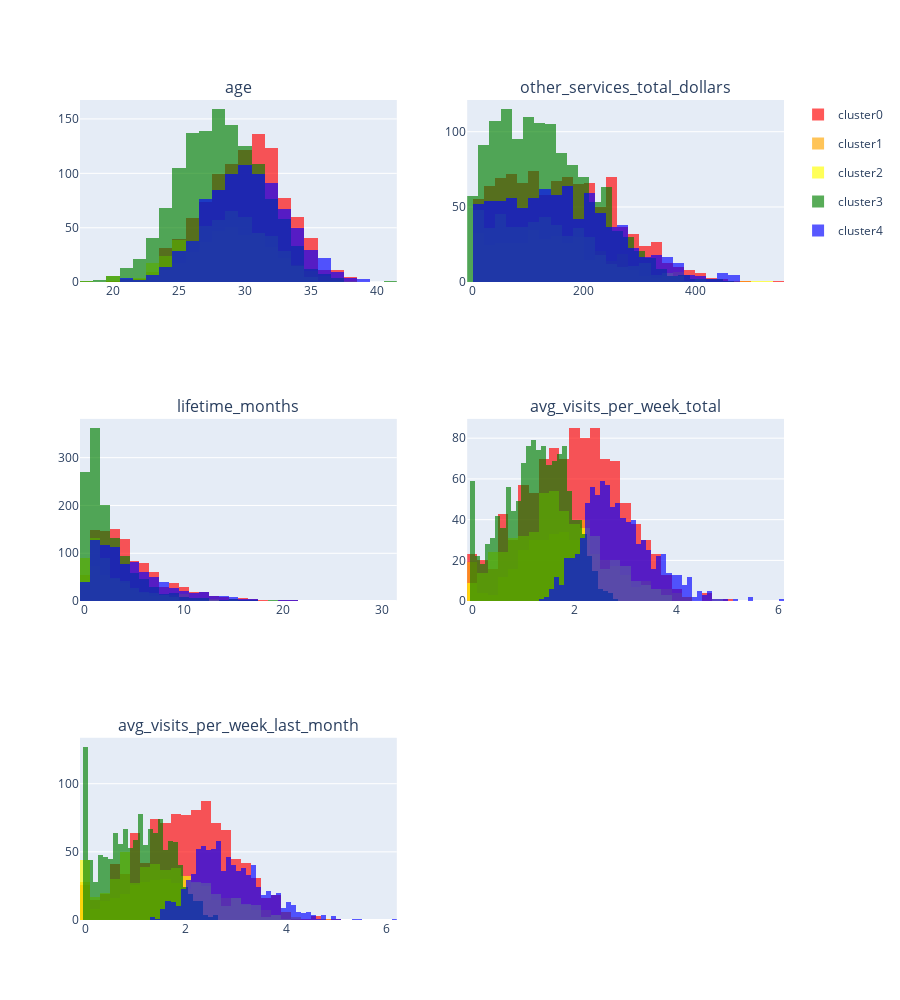
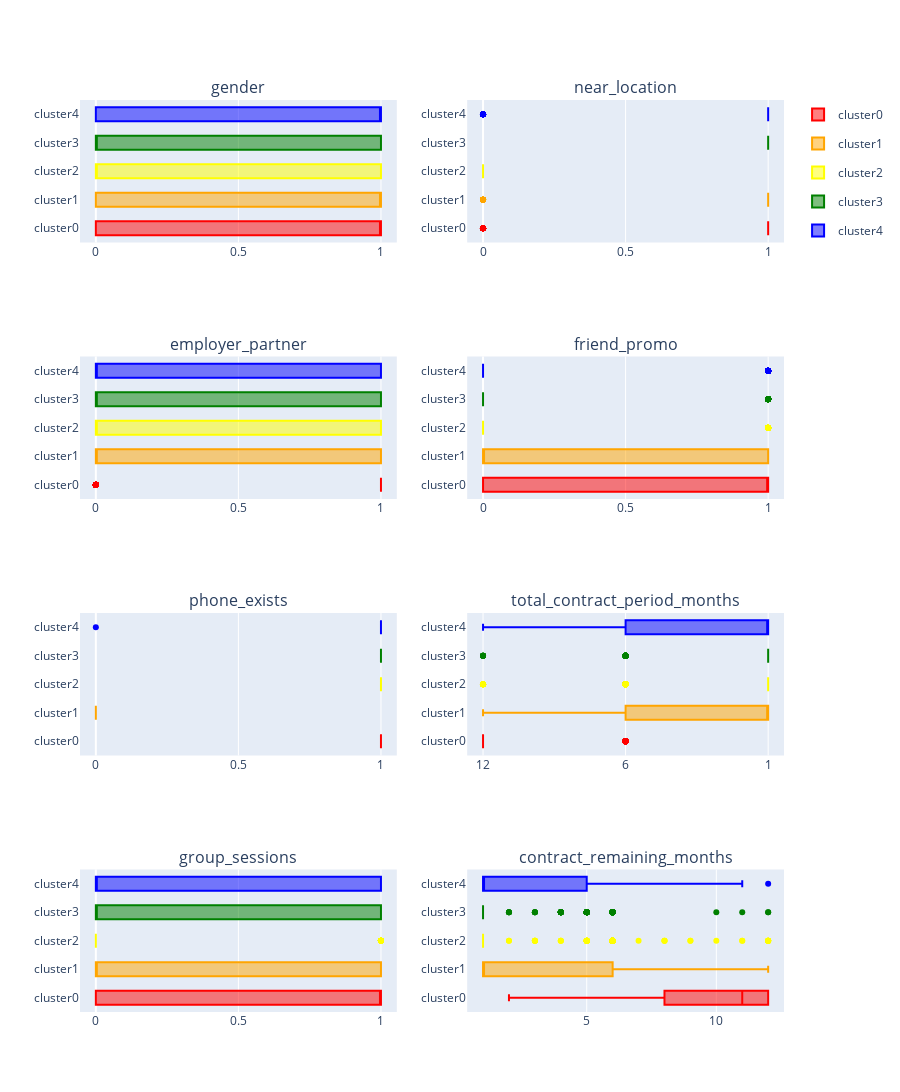

These figures' notebook cell, in order:
### Markdown cell above
### Plot distributions of features for the clusters.

### Code cell
# columns for overlap
numerical_col = ['age','other_services_total_dollars','lifetime_months','avg_visits_per_week_total','avg_visits_per_week_last_month']

# create subplots
fig = make_subplots(rows=3, cols=2,subplot_titles=numerical_col)

r = 1
c = 1
idx = 1
legend = True

# for every plot
for i in numerical_col:
    # add cluster data
    fig.add_trace(go.Histogram(x=data.query('cluster == 0')[i], name='cluster0', legendgroup='cluster0',
                               marker = {'color':'Red'},showlegend=legend), row=r, col=c)
    fig.add_trace(go.Histogram(x=data.query('cluster == 1')[i],name='cluster1', legendgroup='cluster1',
                               marker = {'color':'Orange'},showlegend=legend), row=r, col=c)
    fig.add_trace(go.Histogram(x=data.query('cluster == 2')[i],name='cluster2', legendgroup='cluster2',
                               marker = {'color':'Yellow'},showlegend=legend), row=r, col=c)
    fig.add_trace(go.Histogram(x=data.query('cluster == 3')[i],name='cluster3', legendgroup='cluster3',
                               marker = {'color':'Green'},showlegend=legend),row=r, col=c)
    fig.add_trace(go.Histogram(x=data.query('cluster == 4')[i],name='cluster4', legendgroup='cluster4',
                               marker = {'color':'Blue'},showlegend=legend),row=r, col=c)
    # rotate to next row col
    legend = False
    r = (math.floor(idx/2) + 1)
    c = (idx%2 + 1)
    idx = idx+1
    
fig.update_layout(barmode='overlay', height=1000)
fig.update_traces(opacity=0.65)
fig.show()

# columns for group
group_columns = ['gender','near_location','employer_partner','friend_promo','phone_exists','total_contract_period_months',
             'group_sessions','contract_remaining_months']

# create subplots
fig = make_subplots(rows=4, cols=2,subplot_titles=group_columns)

idx = 0
r = (math.floor(idx/2) + 1)
c = (idx%2 + 1)
legend = True

# for every plot
for i in group_columns:
    # add cluster data
    fig.add_trace(go.Box(x=data.query('cluster == 0')[i],name='cluster0', legendgroup='cluster0',
                               marker = {'color':'Red'},showlegend=legend), row=r, col=c)
    fig.add_trace(go.Box(x=data.query('cluster == 1')[i],name='cluster1', legendgroup='cluster1',
                               marker = {'color':'Orange'},showlegend=legend), row=r, col=c)
    fig.add_trace(go.Box(x=data.query('cluster == 2')[i], name='cluster2', legendgroup='cluster2',
                               marker = {'color':'Yellow'},showlegend=legend), row=r, col=c)
    fig.add_trace(go.Box(x=data.query('cluster == 3')[i],name='cluster3', legendgroup='cluster3',
                               marker = {'color':'Green'},showlegend=legend),row=r, col=c)
    fig.add_trace(go.Box(x=data.query('cluster == 4')[i],name='cluster4', legendgroup='cluster4',
                               marker = {'color':'Blue'},showlegend=legend),row=r, col=c)
    # rotate to next row col
    idx = idx+1
    r = (math.floor(idx/2) + 1)
    c = (idx%2 + 1)
    legend = False
    
fig.update_xaxes(type="category", row=3, col=2)
fig.update_layout(barmode='group', height=1200)
fig.show()

### Figure 1 — Plotly figure (JSON) as saved in the notebook; plotly's stock layout.template omitted (floating-point values rounded to 4 significant figures; data arrays with more than 128 entries replaced by an {"elided": "..."} marker saying what was removed)
{"data": [{"legendgroup": "cluster0", "marker": {"color": "Red"}, "name": "cluster0", "opacity": 0.65, "showlegend": true, "type": "histogram", "x": {"elided": "1011 int values"}, "xaxis": "x", "yaxis": "y"}, {"legendgroup": "cluster1", "marker": {"color": "Orange"}, "name": "cluster1", "opacity": 0.65, "showlegend": true, "type": "histogram", "x": {"elided": "385 int values"}, "xaxis": "x", "yaxis": "y"}, {"legendgroup": "cluster2", "marker": {"color": "Yellow"}, "name": "cluster2", "opacity": 0.65, "showlegend": true, "type": "histogram", "x": {"elided": "505 int values"}, "xaxis": "x", "yaxis": "y"}, {"legendgroup": "cluster3", "marker": {"color": "Green"}, "name": "cluster3", "opacity": 0.65, "showlegend": true, "type": "histogram", "x": {"elided": "1262 int values"}, "xaxis": "x", "yaxis": "y"}, {"legendgroup": "cluster4", "marker": {"color": "Blue"}, "name": "cluster4", "opacity": 0.65, "showlegend": true, "type": "histogram", "x": {"elided": "837 int values"}, "xaxis": "x", "yaxis": "y"}, {"legendgroup": "cluster0", "marker": {"color": "Red"}, "name": "cluster0", "opacity": 0.65, "showlegend": false, "type": "histogram", "x": {"elided": "1011 float values"}, "xaxis": "x2", "yaxis": "y2"}, {"legendgroup": "cluster1", "marker": {"color": "Orange"}, "name": "cluster1", "opacity": 0.65, "showlegend": false, "type": "histogram", "x": {"elided": "385 float values"}, "xaxis": "x2", "yaxis": "y2"}, {"legendgroup": "cluster2", "marker": {"color": "Yellow"}, "name": "cluster2", "opacity": 0.65, "showlegend": false, "type": "histogram", "x": {"elided": "505 float values"}, "xaxis": "x2", "yaxis": "y2"}, {"legendgroup": "cluster3", "marker": {"color": "Green"}, "name": "cluster3", "opacity": 0.65, "showlegend": false, "type": "histogram", "x": {"elided": "1262 float values"}, "xaxis": "x2", "yaxis": "y2"}, {"legendgroup": "cluster4", "marker": {"color": "Blue"}, "name": "cluster4", "opacity": 0.65, "showlegend": false, "type": "histogram", "x": {"elided": "837 float values"}, "xaxis": "x2", "yaxis": "y2"}, {"legendgroup": "cluster0", "marker": {"color": "Red"}, "name": "cluster0", "opacity": 0.65, "showlegend": false, "type": "histogram", "x": {"elided": "1011 int values"}, "xaxis": "x3", "yaxis": "y3"}, {"legendgroup": "cluster1", "marker": {"color": "Orange"}, "name": "cluster1", "opacity": 0.65, "showlegend": false, "type": "histogram", "x": {"elided": "385 int values"}, "xaxis": "x3", "yaxis": "y3"}, {"legendgroup": "cluster2", "marker": {"color": "Yellow"}, "name": "cluster2", "opacity": 0.65, "showlegend": false, "type": "histogram", "x": {"elided": "505 int values"}, "xaxis": "x3", "yaxis": "y3"}, {"legendgroup": "cluster3", "marker": {"color": "Green"}, "name": "cluster3", "opacity": 0.65, "showlegend": false, "type": "histogram", "x": {"elided": "1262 int values"}, "xaxis": "x3", "yaxis": "y3"}, {"legendgroup": "cluster4", "marker": {"color": "Blue"}, "name": "cluster4", "opacity": 0.65, "showlegend": false, "type": "histogram", "x": {"elided": "837 int values"}, "xaxis": "x3", "yaxis": "y3"}, {"legendgroup": "cluster0", "marker": {"color": "Red"}, "name": "cluster0", "opacity": 0.65, "showlegend": false, "type": "histogram", "x": {"elided": "1011 float values"}, "xaxis": "x4", "yaxis": "y4"}, {"legendgroup": "cluster1", "marker": {"color": "Orange"}, "name": "cluster1", "opacity": 0.65, "showlegend": false, "type": "histogram", "x": {"elided": "385 float values"}, "xaxis": "x4", "yaxis": "y4"}, {"legendgroup": "cluster2", "marker": {"color": "Yellow"}, "name": "cluster2", "opacity": 0.65, "showlegend": false, "type": "histogram", "x": {"elided": "505 float values"}, "xaxis": "x4", "yaxis": "y4"}, {"legendgroup": "cluster3", "marker": {"color": "Green"}, "name": "cluster3", "opacity": 0.65, "showlegend": false, "type": "histogram", "x": {"elided": "1262 float values"}, "xaxis": "x4", "yaxis": "y4"}, {"legendgroup": "cluster4", "marker": {"color": "Blue"}, "name": "cluster4", "opacity": 0.65, "showlegend": false, "type": "histogram", "x": {"elided": "837 float values"}, "xaxis": "x4", "yaxis": "y4"}, {"legendgroup": "cluster0", "marker": {"color": "Red"}, "name": "cluster0", "opacity": 0.65, "showlegend": false, "type": "histogram", "x": {"elided": "1011 float values"}, "xaxis": "x5", "yaxis": "y5"}, {"legendgroup": "cluster1", "marker": {"color": "Orange"}, "name": "cluster1", "opacity": 0.65, "showlegend": false, "type": "histogram", "x": {"elided": "385 float values"}, "xaxis": "x5", "yaxis": "y5"}, {"legendgroup": "cluster2", "marker": {"color": "Yellow"}, "name": "cluster2", "opacity": 0.65, "showlegend": false, "type": "histogram", "x": {"elided": "505 float values"}, "xaxis": "x5", "yaxis": "y5"}, {"legendgroup": "cluster3", "marker": {"color": "Green"}, "name": "cluster3", "opacity": 0.65, "showlegend": false, "type": "histogram", "x": {"elided": "1262 float values"}, "xaxis": "x5", "yaxis": "y5"}, {"legendgroup": "cluster4", "marker": {"color": "Blue"}, "name": "cluster4", "opacity": 0.65, "showlegend": false, "type": "histogram", "x": {"elided": "837 float values"}, "xaxis": "x5", "yaxis": "y5"}], "layout": {"annotations": [{"font": {"size": 16}, "showarrow": false, "text": "age", "x": 0.225, "xanchor": "center", "xref": "paper", "y": 1, "yanchor": "bottom", "yref": "paper"}, {"font": {"size": 16}, "showarrow": false, "text": "other_services_total_dollars", "x": 0.775, "xanchor": "center", "xref": "paper", "y": 1, "yanchor": "bottom", "yref": "paper"}, {"font": {"size": 16}, "showarrow": false, "text": "lifetime_months", "x": 0.225, "xanchor": "center", "xref": "paper", "y": 0.6111, "yanchor": "bottom", "yref": "paper"}, {"font": {"size": 16}, "showarrow": false, "text": "avg_visits_per_week_total", "x": 0.775, "xanchor": "center", "xref": "paper", "y": 0.6111, "yanchor": "bottom", "yref": "paper"}, {"font": {"size": 16}, "showarrow": false, "text": "avg_visits_per_week_last_month", "x": 0.225, "xanchor": "center", "xref": "paper", "y": 0.2222, "yanchor": "bottom", "yref": "paper"}], "barmode": "overlay", "height": 1000, "xaxis": {"anchor": "y", "domain": [0, 0.45]}, "xaxis2": {"anchor": "y2", "domain": [0.55, 1]}, "xaxis3": {"anchor": "y3", "domain": [0, 0.45]}, "xaxis4": {"anchor": "y4", "domain": [0.55, 1]}, "xaxis5": {"anchor": "y5", "domain": [0, 0.45]}, "xaxis6": {"anchor": "y6", "domain": [0.55, 1]}, "yaxis": {"anchor": "x", "domain": [0.7778, 1]}, "yaxis2": {"anchor": "x2", "domain": [0.7778, 1]}, "yaxis3": {"anchor": "x3", "domain": [0.3889, 0.6111]}, "yaxis4": {"anchor": "x4", "domain": [0.3889, 0.6111]}, "yaxis5": {"anchor": "x5", "domain": [0, 0.2222]}, "yaxis6": {"anchor": "x6", "domain": [0, 0.2222]}}}

### Figure 2 — Plotly figure (JSON) as saved in the notebook; plotly's stock layout.template omitted (floating-point values rounded to 4 significant figures; data arrays with more than 128 entries replaced by an {"elided": "..."} marker saying what was removed)
{"data": [{"legendgroup": "cluster0", "marker": {"color": "Red"}, "name": "cluster0", "showlegend": true, "type": "box", "x": {"elided": "1011 int values"}, "xaxis": "x", "yaxis": "y"}, {"legendgroup": "cluster1", "marker": {"color": "Orange"}, "name": "cluster1", "showlegend": true, "type": "box", "x": {"elided": "385 int values"}, "xaxis": "x", "yaxis": "y"}, {"legendgroup": "cluster2", "marker": {"color": "Yellow"}, "name": "cluster2", "showlegend": true, "type": "box", "x": {"elided": "505 int values"}, "xaxis": "x", "yaxis": "y"}, {"legendgroup": "cluster3", "marker": {"color": "Green"}, "name": "cluster3", "showlegend": true, "type": "box", "x": {"elided": "1262 int values"}, "xaxis": "x", "yaxis": "y"}, {"legendgroup": "cluster4", "marker": {"color": "Blue"}, "name": "cluster4", "showlegend": true, "type": "box", "x": {"elided": "837 int values"}, "xaxis": "x", "yaxis": "y"}, {"legendgroup": "cluster0", "marker": {"color": "Red"}, "name": "cluster0", "showlegend": false, "type": "box", "x": {"elided": "1011 int values"}, "xaxis": "x2", "yaxis": "y2"}, {"legendgroup": "cluster1", "marker": {"color": "Orange"}, "name": "cluster1", "showlegend": false, "type": "box", "x": {"elided": "385 int values"}, "xaxis": "x2", "yaxis": "y2"}, {"legendgroup": "cluster2", "marker": {"color": "Yellow"}, "name": "cluster2", "showlegend": false, "type": "box", "x": {"elided": "505 int values"}, "xaxis": "x2", "yaxis": "y2"}, {"legendgroup": "cluster3", "marker": {"color": "Green"}, "name": "cluster3", "showlegend": false, "type": "box", "x": {"elided": "1262 int values"}, "xaxis": "x2", "yaxis": "y2"}, {"legendgroup": "cluster4", "marker": {"color": "Blue"}, "name": "cluster4", "showlegend": false, "type": "box", "x": {"elided": "837 int values"}, "xaxis": "x2", "yaxis": "y2"}, {"legendgroup": "cluster0", "marker": {"color": "Red"}, "name": "cluster0", "showlegend": false, "type": "box", "x": {"elided": "1011 int values"}, "xaxis": "x3", "yaxis": "y3"}, {"legendgroup": "cluster1", "marker": {"color": "Orange"}, "name": "cluster1", "showlegend": false, "type": "box", "x": {"elided": "385 int values"}, "xaxis": "x3", "yaxis": "y3"}, {"legendgroup": "cluster2", "marker": {"color": "Yellow"}, "name": "cluster2", "showlegend": false, "type": "box", "x": {"elided": "505 int values"}, "xaxis": "x3", "yaxis": "y3"}, {"legendgroup": "cluster3", "marker": {"color": "Green"}, "name": "cluster3", "showlegend": false, "type": "box", "x": {"elided": "1262 int values"}, "xaxis": "x3", "yaxis": "y3"}, {"legendgroup": "cluster4", "marker": {"color": "Blue"}, "name": "cluster4", "showlegend": false, "type": "box", "x": {"elided": "837 int values"}, "xaxis": "x3", "yaxis": "y3"}, {"legendgroup": "cluster0", "marker": {"color": "Red"}, "name": "cluster0", "showlegend": false, "type": "box", "x": {"elided": "1011 int values"}, "xaxis": "x4", "yaxis": "y4"}, {"legendgroup": "cluster1", "marker": {"color": "Orange"}, "name": "cluster1", "showlegend": false, "type": "box", "x": {"elided": "385 int values"}, "xaxis": "x4", "yaxis": "y4"}, {"legendgroup": "cluster2", "marker": {"color": "Yellow"}, "name": "cluster2", "showlegend": false, "type": "box", "x": {"elided": "505 int values"}, "xaxis": "x4", "yaxis": "y4"}, {"legendgroup": "cluster3", "marker": {"color": "Green"}, "name": "cluster3", "showlegend": false, "type": "box", "x": {"elided": "1262 int values"}, "xaxis": "x4", "yaxis": "y4"}, {"legendgroup": "cluster4", "marker": {"color": "Blue"}, "name": "cluster4", "showlegend": false, "type": "box", "x": {"elided": "837 int values"}, "xaxis": "x4", "yaxis": "y4"}, {"legendgroup": "cluster0", "marker": {"color": "Red"}, "name": "cluster0", "showlegend": false, "type": "box", "x": {"elided": "1011 int values"}, "xaxis": "x5", "yaxis": "y5"}, {"legendgroup": "cluster1", "marker": {"color": "Orange"}, "name": "cluster1", "showlegend": false, "type": "box", "x": {"elided": "385 int values"}, "xaxis": "x5", "yaxis": "y5"}, {"legendgroup": "cluster2", "marker": {"color": "Yellow"}, "name": "cluster2", "showlegend": false, "type": "box", "x": {"elided": "505 int values"}, "xaxis": "x5", "yaxis": "y5"}, {"legendgroup": "cluster3", "marker": {"color": "Green"}, "name": "cluster3", "showlegend": false, "type": "box", "x": {"elided": "1262 int values"}, "xaxis": "x5", "yaxis": "y5"}, {"legendgroup": "cluster4", "marker": {"color": "Blue"}, "name": "cluster4", "showlegend": false, "type": "box", "x": {"elided": "837 int values"}, "xaxis": "x5", "yaxis": "y5"}, {"legendgroup": "cluster0", "marker": {"color": "Red"}, "name": "cluster0", "showlegend": false, "type": "box", "x": {"elided": "1011 int values"}, "xaxis": "x6", "yaxis": "y6"}, {"legendgroup": "cluster1", "marker": {"color": "Orange"}, "name": "cluster1", "showlegend": false, "type": "box", "x": {"elided": "385 int values"}, "xaxis": "x6", "yaxis": "y6"}, {"legendgroup": "cluster2", "marker": {"color": "Yellow"}, "name": "cluster2", "showlegend": false, "type": "box", "x": {"elided": "505 int values"}, "xaxis": "x6", "yaxis": "y6"}, {"legendgroup": "cluster3", "marker": {"color": "Green"}, "name": "cluster3", "showlegend": false, "type": "box", "x": {"elided": "1262 int values"}, "xaxis": "x6", "yaxis": "y6"}, {"legendgroup": "cluster4", "marker": {"color": "Blue"}, "name": "cluster4", "showlegend": false, "type": "box", "x": {"elided": "837 int values"}, "xaxis": "x6", "yaxis": "y6"}, {"legendgroup": "cluster0", "marker": {"color": "Red"}, "name": "cluster0", "showlegend": false, "type": "box", "x": {"elided": "1011 int values"}, "xaxis": "x7", "yaxis": "y7"}, {"legendgroup": "cluster1", "marker": {"color": "Orange"}, "name": "cluster1", "showlegend": false, "type": "box", "x": {"elided": "385 int values"}, "xaxis": "x7", "yaxis": "y7"}, {"legendgroup": "cluster2", "marker": {"color": "Yellow"}, "name": "cluster2", "showlegend": false, "type": "box", "x": {"elided": "505 int values"}, "xaxis": "x7", "yaxis": "y7"}, {"legendgroup": "cluster3", "marker": {"color": "Green"}, "name": "cluster3", "showlegend": false, "type": "box", "x": {"elided": "1262 int values"}, "xaxis": "x7", "yaxis": "y7"}, {"legendgroup": "cluster4", "marker": {"color": "Blue"}, "name": "cluster4", "showlegend": false, "type": "box", "x": {"elided": "837 int values"}, "xaxis": "x7", "yaxis": "y7"}, {"legendgroup": "cluster0", "marker": {"color": "Red"}, "name": "cluster0", "showlegend": false, "type": "box", "x": {"elided": "1011 int values"}, "xaxis": "x8", "yaxis": "y8"}, {"legendgroup": "cluster1", "marker": {"color": "Orange"}, "name": "cluster1", "showlegend": false, "type": "box", "x": {"elided": "385 int values"}, "xaxis": "x8", "yaxis": "y8"}, {"legendgroup": "cluster2", "marker": {"color": "Yellow"}, "name": "cluster2", "showlegend": false, "type": "box", "x": {"elided": "505 int values"}, "xaxis": "x8", "yaxis": "y8"}, {"legendgroup": "cluster3", "marker": {"color": "Green"}, "name": "cluster3", "showlegend": false, "type": "box", "x": {"elided": "1262 int values"}, "xaxis": "x8", "yaxis": "y8"}, {"legendgroup": "cluster4", "marker": {"color": "Blue"}, "name": "cluster4", "showlegend": false, "type": "box", "x": {"elided": "837 int values"}, "xaxis": "x8", "yaxis": "y8"}], "layout": {"annotations": [{"font": {"size": 16}, "showarrow": false, "text": "gender", "x": 0.225, "xanchor": "center", "xref": "paper", "y": 1, "yanchor": "bottom", "yref": "paper"}, {"font": {"size": 16}, "showarrow": false, "text": "near_location", "x": 0.775, "xanchor": "center", "xref": "paper", "y": 1, "yanchor": "bottom", "yref": "paper"}, {"font": {"size": 16}, "showarrow": false, "text": "employer_partner", "x": 0.225, "xanchor": "center", "xref": "paper", "y": 0.7188, "yanchor": "bottom", "yref": "paper"}, {"font": {"size": 16}, "showarrow": false, "text": "friend_promo", "x": 0.775, "xanchor": "center", "xref": "paper", "y": 0.7188, "yanchor": "bottom", "yref": "paper"}, {"font": {"size": 16}, "showarrow": false, "text": "phone_exists", "x": 0.225, "xanchor": "center", "xref": "paper", "y": 0.4375, "yanchor": "bottom", "yref": "paper"}, {"font": {"size": 16}, "showarrow": false, "text": "total_contract_period_months", "x": 0.775, "xanchor": "center", "xref": "paper", "y": 0.4375, "yanchor": "bottom", "yref": "paper"}, {"font": {"size": 16}, "showarrow": false, "text": "group_sessions", "x": 0.225, "xanchor": "center", "xref": "paper", "y": 0.1562, "yanchor": "bottom", "yref": "paper"}, {"font": {"size": 16}, "showarrow": false, "text": "contract_remaining_months", "x": 0.775, "xanchor": "center", "xref": "paper", "y": 0.1562, "yanchor": "bottom", "yref": "paper"}], "barmode": "group", "height": 1200, "xaxis": {"anchor": "y", "domain": [0, 0.45]}, "xaxis2": {"anchor": "y2", "domain": [0.55, 1]}, "xaxis3": {"anchor": "y3", "domain": [0, 0.45]}, "xaxis4": {"anchor": "y4", "domain": [0.55, 1]}, "xaxis5": {"anchor": "y5", "domain": [0, 0.45]}, "xaxis6": {"anchor": "y6", "domain": [0.55, 1], "type": "category"}, "xaxis7": {"anchor": "y7", "domain": [0, 0.45]}, "xaxis8": {"anchor": "y8", "domain": [0.55, 1]}, "yaxis": {"anchor": "x", "domain": [0.8438, 1]}, "yaxis2": {"anchor": "x2", "domain": [0.8438, 1]}, "yaxis3": {"anchor": "x3", "domain": [0.5625, 0.7188]}, "yaxis4": {"anchor": "x4", "domain": [0.5625, 0.7188]}, "yaxis5": {"anchor": "x5", "domain": [0.2812, 0.4375]}, "yaxis6": {"anchor": "x6", "domain": [0.2812, 0.4375]}, "yaxis7": {"anchor": "x7", "domain": [0, 0.1562]}, "yaxis8": {"anchor": "x8", "domain": [0, 0.1562]}}}
